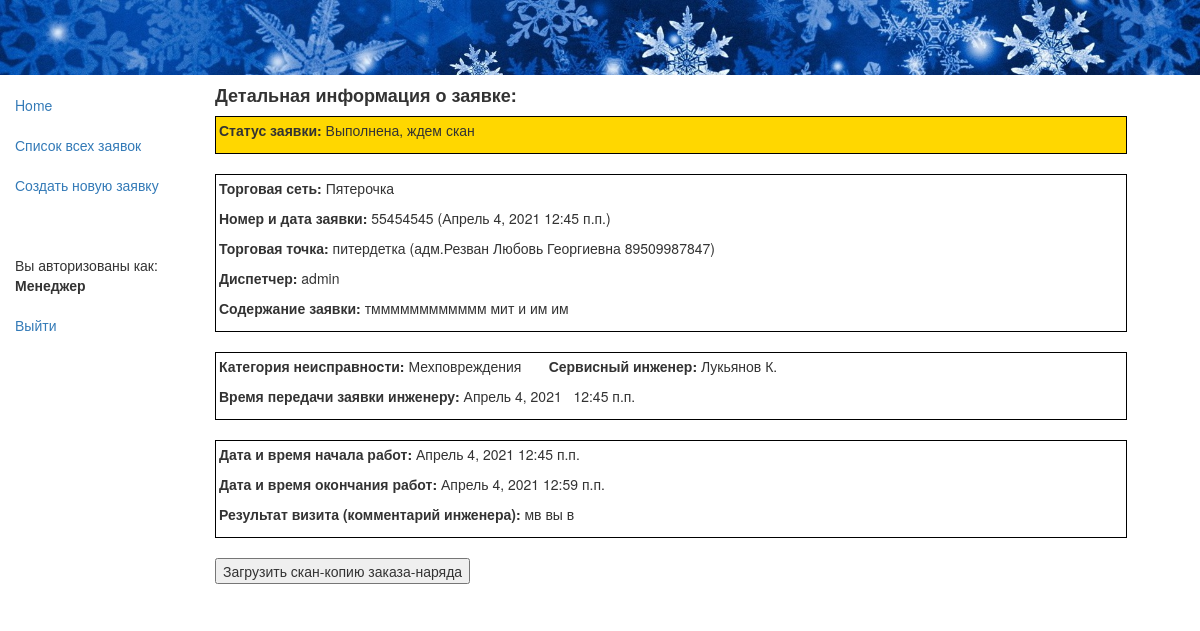
Before: /app/rec/118 (signed in) with the older database file.
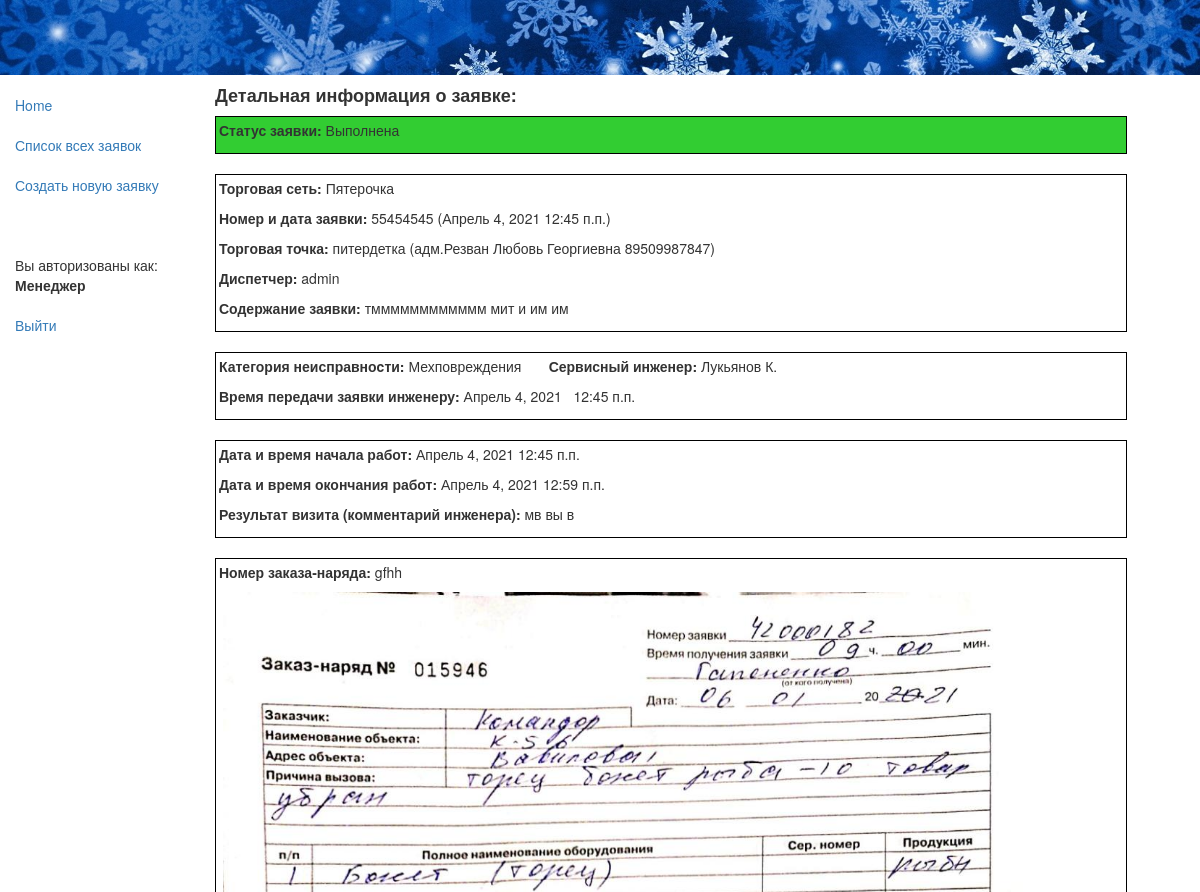
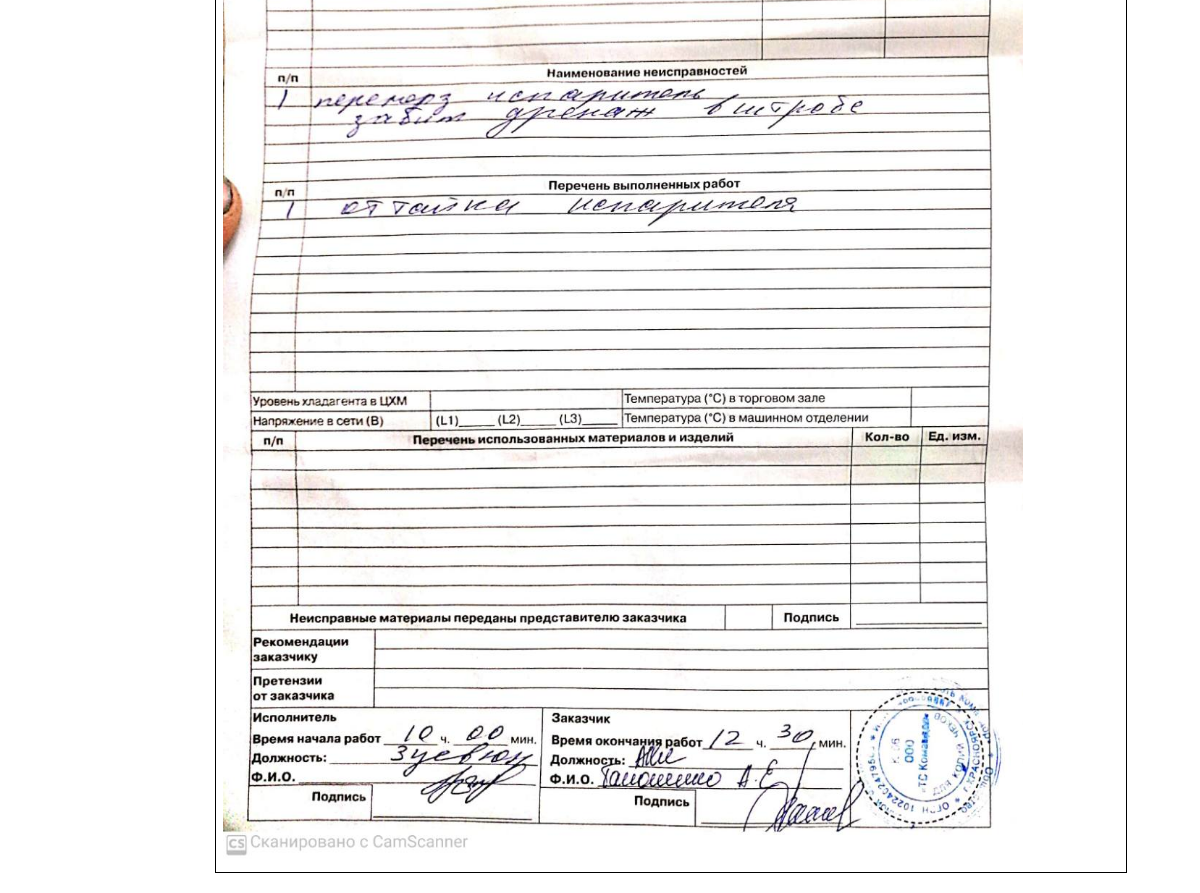
After: the same page with the newer database file (2 pictures, top to bottom).
### app/models.py (models this page shows, shortened)
class Rec(models.Model):
    status = models.ForeignKey(Status, null=True, on_delete=models.SET_NULL, default=4, verbose_name="Статус заявки")
    retail = models.ForeignKey(Retail, null=True, on_delete=models.SET_NULL, verbose_name="Торговая сеть")
    rec_date = models.DateField(auto_now_add=True, verbose_name="Дата создания заявки")
    rec_time = models.TimeField(auto_now_add=True, verbose_name="Время создания заявки")
    user = models.ForeignKey(User, null=True, on_delete=models.SET_NULL, verbose_name="Диспетчер")
    customer = models.CharField(max_length=100, verbose_name="ФИО инициатора заявки")
    rec_num = models.CharField(verbose_name='Номер заявки', max_length=8)
    store = models.ForeignKey(Store, null=True, on_delete=models.SET_NULL, verbose_name="Торговая точка, адрес")
    description = models.TextField(max_length=1000, verbose_name="Содержание заявки")
    trouble = models.ForeignKey(Trouble, null=True, on_delete=models.SET_NULL, verbose_name="Категория неисправности")
    tech = models.ForeignKey(Tech, null=True, on_delete=models.SET_NULL, verbose_name="Сервисный инженер")
    sign_day = models.DateField(null=True, verbose_name="Дата передачи заявки инженеру")
    sign_time = models.TimeField(null=True, verbose_name="Время передачи заявки инженеру")
    zip_comment = models.TextField(max_length=1000, null=True, verbose_name="Комментарий ЗИП")
    visit_day_begin = models.DateField(null=True, verbose_name="Дата начала работ")
    visit_time_begin = models.TimeField(null=True, verbose_name="Время начала работ")
    visit_day_end = models.DateField(null=True, verbose_name="Дата окончания работ")
    visit_time_end = models.TimeField(null=True, verbose_name="Время окончания работ")
    result = models.TextField(null=True, max_length=1000, verbose_name="Результат выезда")
    form = models.CharField(null=True, max_length=10, verbose_name="Номер заказа-наряда")
    jpg = models.ImageField(upload_to='images', null=True, verbose_name="Скан-копия заказа-наряда")
    class Meta:
        verbose_name = 'Заявка'
        verbose_name_plural = 'Заявки'
        ordering = ['-rec_time'] # отображение заявок в rec-list.html в обратном порядке по времени
        permissions = (("can_create_update", "Может rec_create и rec_update"),
                       ("can_list_detail", "Может rec_list и rec_detail"),
                       )
    def get_upd3_url(self):
        return reverse('rec_update3', args=[str(self.id)])

class Status(models.Model):
    name = models.CharField(max_length=32, help_text="Состояние заявки")
    class Meta:
        verbose_name = 'Статус'
        verbose_name_plural = 'Статусы'
    def __str__(self):
        return self.name

class Retail(models.Model):
    name = models.CharField(max_length=64, help_text="Торговая сеть")
    class Meta:
        verbose_name = 'Торговая сеть'
        verbose_name_plural = 'Торговые сети'
    def __str__(self):
        return self.name

class Store(models.Model):
    name = models.CharField(max_length=96, help_text="Торговая точка, адрес")
    retail = models.ForeignKey(Retail, null=True, on_delete=models.SET_NULL, verbose_name="Торговая сеть")
    class Meta:
        verbose_name = 'Магазин'
        verbose_name_plural = 'Магазины'
    def __str__(self):
        return self.name

class Trouble(models.Model):
    name = models.CharField(max_length=32, help_text="Категория неисправности")
    class Meta:
        verbose_name = 'Неисправность'
        verbose_name_plural = 'Неисправности'
    def __str__(self):
        return self.name

class Tech(models.Model):
    name = models.CharField(max_length=64, help_text="Сервисный инженер")
    class Meta:
        verbose_name = 'Инженер'
        verbose_name_plural = 'Инженеры'
    def __str__(self):
        return self.name

### app/views.py (the view)
# urls.py: url(r'^rec/(?P<pk>\d+)$', views.RecDetailView.as_view(), name='rec_detail'),
class RecDetailView(PermissionRequiredMixin, generic.DetailView):
    model = Rec
    permission_required = 'app.can_list_detail'
    extra_context = {'gray': gray, 'blue': blue, 'yellow': yellow, 'green': green, 'red': red}

### app/templates/app/rec_detail.html (shortened to what this page needs)
{% extends "base_generic.html" %}
{% block content %}
{% if not request.user.is_staff and request.user.username != rec.retail|stringformat:"s" %}
<li><a href="{% url 'index' %}">Нет прав для просмотра этой записи</a></li> <br>
{% else %}
  <h4><strong>Детальная информация о заявке:</strong></h4>
                {% if rec.status == gray %}
     <div style="border: 1px solid black; background-color: #A9A9A9; padding: 3px; width:94%;">
                <p> <strong>Статус заявки:</strong>&nbsp;{{ rec.status }}&nbsp;</p></div>
                {% elif rec.status == blue %}
     <div style="border: 1px solid black; background-color: #00BFFF; padding: 3px; width:94%;">
                <p> <strong>Статус заявки:</strong>&nbsp;{{ rec.status }}&nbsp;</p></div>
                {% elif rec.status == red %}
     <div style="border: 1px solid black; background-color: #FF7F50; padding: 3px; width:94%;">
                <p> <strong>Статус заявки:</strong>&nbsp;{{ rec.status }}&nbsp;</p></div>
                {% elif rec.status == yellow %}
     <div style="border: 1px solid black; background-color: #FFD700; padding: 3px; width:94%;">
                <p> <strong>Статус заявки:</strong>&nbsp;{{ rec.status }}&nbsp;</p></div>
                {% elif rec.status == green %}
     <div style="border: 1px solid black; background-color: #32CD32; padding: 3px; width:94%;">
                <p> <strong>Статус заявки:</strong>&nbsp;{{ rec.status }}&nbsp;</p></div>
                {% endif %}
 <br>
  <div style="border: 1px solid black; background-color: white; padding: 3px; width:94%;">
      <p><strong>Торговая сеть:</strong>&nbsp;{{ rec.retail }} </p>
      <p><strong>Номер и дата заявки:</strong>&nbsp;{{ rec.rec_num }} ({{ rec.rec_date }} {{ rec.rec_time }})</p>
      <p><strong>Торговая точка:</strong>&nbsp;{{ rec.store }} ({{ rec.customer }}) </p>
      <p><strong>Диспетчер:</strong>&nbsp;{{ rec.user }}</p>
      <p><strong>Содержание заявки:</strong>&nbsp;{{ rec.description }}</p></div><br>
{% if rec.sign_day and rec.sign_time %}
  <div style="border: 1px solid black; background-color: white; padding: 3px; width:94%;">
  <p><strong>Категория неисправноcти:</strong>&nbsp;{{ rec.trouble }}  &nbsp; &nbsp; &nbsp;
    <strong>Сервисный инженер:</strong>&nbsp;{{ rec.tech }}</p>
  <p><strong>Время передачи заявки инженеру:</strong>&nbsp;{{ rec.sign_day }}&nbsp; &nbsp;{{ rec.sign_time }}</p></div><br>
{% endif %}
{% if rec.visit_day_begin and rec.visit_time_begin and rec.visit_day_end and rec.visit_time_end and rec.sign_day and rec.sign_time %}
<div style="border: 1px solid black; background-color: white; padding: 3px; width:94%;">
    <p><strong>Дата и время начала работ:</strong>&nbsp;{{ rec.visit_day_begin }}&nbsp{{ rec.visit_time_begin }}</p>
    <p><strong>Дата и время окончания работ:</strong>&nbsp;{{ rec.visit_day_end }}&nbsp{{ rec.visit_time_end }}</p>
    <p><strong>Результат визита (комментарий инженера):</strong>&nbsp;{{ rec.result }}</p></div><br>
{% endif %}
{% if rec.visit_day_begin and rec.visit_time_begin and rec.visit_day_end and rec.visit_time_end and rec.sign_day and rec.sign_time and rec.jpg %}
<div style="border: 1px solid black; background-color: white; padding: 3px; width:94%;">
      <p><strong>Номер заказа-наряда:</strong>&nbsp;{{ rec.form }}</p>
      <p>&nbsp;<img src="{{rec.jpg.url}}" alt="connect" style="max-width:800px"></p></div><br>
{% endif %}
{% if rec.sign_day and rec.sign_time and rec.visit_day_begin and rec.visit_time_begin and rec.visit_day_end and rec.visit_time_end and not rec.jpg %}
{% if perms.app.can_create_update %}
<form action="{{ rec.get_upd3_url }}">
   <button>Загрузить скан-копию заказа-наряда</button>
  </form><br>
{% endif %}
{% endif %}
{% endif %}
{% endblock %}

Changed rows visible on the page:
changed Rec "адм.Резван Любовь Георгиевна 89509987847": status_id 6 → 7 (drawn); form (not shown) → "gfhh"; jpg: picture added; status "Выполнена, ждем скан" → "Выполнена"
Other visible differences:
text no longer shown: "Загрузить скан-копию заказа-наряда"
text now shown: "Номер заказа-наряда:"
